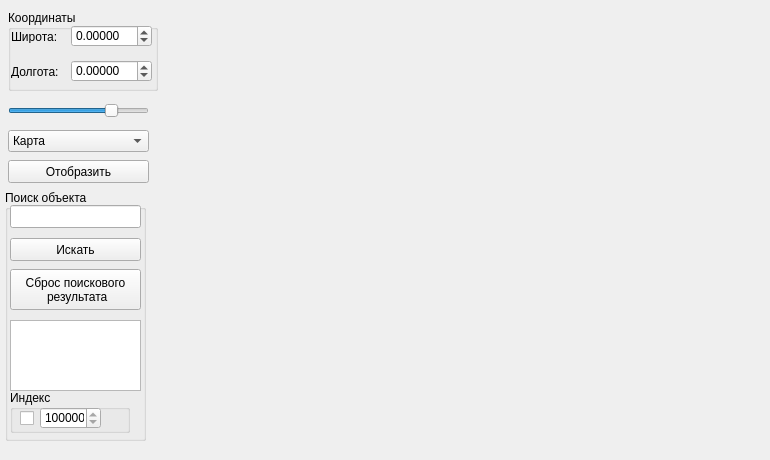
<?xml version="1.0" encoding="UTF-8"?>
<ui version="4.0">
 <class>MainWindow</class>
 <widget class="QMainWindow" name="MainWindow">
  <property name="geometry">
   <rect>
    <x>0</x>
    <y>0</y>
    <width>770</width>
    <height>460</height>
   </rect>
  </property>
  <property name="focusPolicy">
   <enum>Qt::NoFocus</enum>
  </property>
  <property name="windowTitle">
   <string>MainWindow</string>
  </property>
  <widget class="QWidget" name="centralwidget">
   <widget class="QGroupBox" name="groupBox">
    <property name="geometry">
     <rect>
      <x>8</x>
      <y>10</y>
      <width>150</width>
      <height>81</height>
     </rect>
    </property>
    <property name="title">
     <string>Координаты</string>
    </property>
    <widget class="QLabel" name="label_2">
     <property name="geometry">
      <rect>
       <x>3</x>
       <y>55</y>
       <width>47</width>
       <height>13</height>
      </rect>
     </property>
     <property name="text">
      <string>Долгота:</string>
     </property>
    </widget>
    <widget class="QDoubleSpinBox" name="lat">
     <property name="geometry">
      <rect>
       <x>63</x>
       <y>15</y>
       <width>81</width>
       <height>22</height>
      </rect>
     </property>
     <property name="focusPolicy">
      <enum>Qt::ClickFocus</enum>
     </property>
     <property name="decimals">
      <number>5</number>
     </property>
     <property name="minimum">
      <double>-90.000000000000000</double>
     </property>
     <property name="maximum">
      <double>90.000000000000000</double>
     </property>
     <property name="singleStep">
      <double>0.000010000000000</double>
     </property>
    </widget>
    <widget class="QLabel" name="label">
     <property name="geometry">
      <rect>
       <x>3</x>
       <y>20</y>
       <width>47</width>
       <height>13</height>
      </rect>
     </property>
     <property name="text">
      <string>Широта:</string>
     </property>
    </widget>
    <widget class="QDoubleSpinBox" name="lon">
     <property name="geometry">
      <rect>
       <x>63</x>
       <y>50</y>
       <width>81</width>
       <height>22</height>
      </rect>
     </property>
     <property name="focusPolicy">
      <enum>Qt::ClickFocus</enum>
     </property>
     <property name="decimals">
      <number>5</number>
     </property>
     <property name="minimum">
      <double>-180.000000000000000</double>
     </property>
     <property name="maximum">
      <double>180.000000000000000</double>
     </property>
     <property name="singleStep">
      <double>0.000010000000000</double>
     </property>
    </widget>
   </widget>
   <widget class="QSlider" name="size_z">
    <property name="geometry">
     <rect>
      <x>8</x>
      <y>100</y>
      <width>141</width>
      <height>22</height>
     </rect>
    </property>
    <property name="focusPolicy">
     <enum>Qt::NoFocus</enum>
    </property>
    <property name="minimum">
     <number>2</number>
    </property>
    <property name="maximum">
     <number>19</number>
    </property>
    <property name="sliderPosition">
     <number>15</number>
    </property>
    <property name="orientation">
     <enum>Qt::Horizontal</enum>
    </property>
   </widget>
   <widget class="QPushButton" name="show_map">
    <property name="geometry">
     <rect>
      <x>8</x>
      <y>160</y>
      <width>141</width>
      <height>23</height>
     </rect>
    </property>
    <property name="focusPolicy">
     <enum>Qt::NoFocus</enum>
    </property>
    <property name="text">
     <string>Отобразить</string>
    </property>
   </widget>
   <widget class="QComboBox" name="type_box">
    <property name="geometry">
     <rect>
      <x>8</x>
      <y>130</y>
      <width>141</width>
      <height>22</height>
     </rect>
    </property>
    <item>
     <property name="text">
      <string>Карта</string>
     </property>
    </item>
    <item>
     <property name="text">
      <string>Спутник</string>
     </property>
    </item>
    <item>
     <property name="text">
      <string>Гибрид</string>
     </property>
    </item>
   </widget>
   <widget class="QGroupBox" name="groupBox_2">
    <property name="geometry">
     <rect>
      <x>5</x>
      <y>190</y>
      <width>141</width>
      <height>251</height>
     </rect>
    </property>
    <property name="title">
     <string>Поиск объекта</string>
    </property>
    <widget class="QLineEdit" name="objName">
     <property name="geometry">
      <rect>
       <x>5</x>
       <y>15</y>
       <width>131</width>
       <height>23</height>
      </rect>
     </property>
    </widget>
    <widget class="QPushButton" name="objS">
     <property name="geometry">
      <rect>
       <x>5</x>
       <y>48</y>
       <width>131</width>
       <height>23</height>
      </rect>
     </property>
     <property name="text">
      <string>Искать</string>
     </property>
    </widget>
    <widget class="QPushButton" name="objReset">
     <property name="geometry">
      <rect>
       <x>5</x>
       <y>79</y>
       <width>131</width>
       <height>41</height>
      </rect>
     </property>
     <property name="text">
      <string>Сброс поискового
 результата</string>
     </property>
    </widget>
    <widget class="QTextEdit" name="addressOut">
     <property name="geometry">
      <rect>
       <x>5</x>
       <y>130</y>
       <width>131</width>
       <height>71</height>
      </rect>
     </property>
     <property name="html">
      <string>&lt;!DOCTYPE HTML PUBLIC &quot;-//W3C//DTD HTML 4.0//EN&quot; &quot;http://www.w3.org/TR/REC-html40/strict.dtd&quot;&gt;
&lt;html&gt;&lt;head&gt;&lt;meta name=&quot;qrichtext&quot; content=&quot;1&quot; /&gt;&lt;style type=&quot;text/css&quot;&gt;
p, li { white-space: pre-wrap; }
&lt;/style&gt;&lt;/head&gt;&lt;body style=&quot; font-family:'MS Shell Dlg 2'; font-size:8.25pt; font-weight:400; font-style:normal;&quot;&gt;
&lt;p style=&quot;-qt-paragraph-type:empty; margin-top:0px; margin-bottom:0px; margin-left:0px; margin-right:0px; -qt-block-indent:0; text-indent:0px; font-size:8pt;&quot;&gt;&lt;br /&gt;&lt;/p&gt;&lt;/body&gt;&lt;/html&gt;</string>
     </property>
    </widget>
    <widget class="QGroupBox" name="groupBox_3">
     <property name="geometry">
      <rect>
       <x>5</x>
       <y>200</y>
       <width>120</width>
       <height>43</height>
      </rect>
     </property>
     <property name="title">
      <string>Индекс</string>
     </property>
     <widget class="QCheckBox" name="isIndex">
      <property name="geometry">
       <rect>
        <x>10</x>
        <y>20</y>
        <width>16</width>
        <height>17</height>
       </rect>
      </property>
      <property name="text">
       <string/>
      </property>
     </widget>
     <widget class="QSpinBox" name="indexValue">
      <property name="geometry">
       <rect>
        <x>30</x>
        <y>17</y>
        <width>61</width>
        <height>22</height>
       </rect>
      </property>
      <property name="minimum">
       <number>100000</number>
      </property>
      <property name="maximum">
       <number>999999</number>
      </property>
      <property name="value">
       <number>100000</number>
      </property>
     </widget>
    </widget>
   </widget>
  </widget>
 </widget>
 <resources/>
 <connections/>
</ui>
